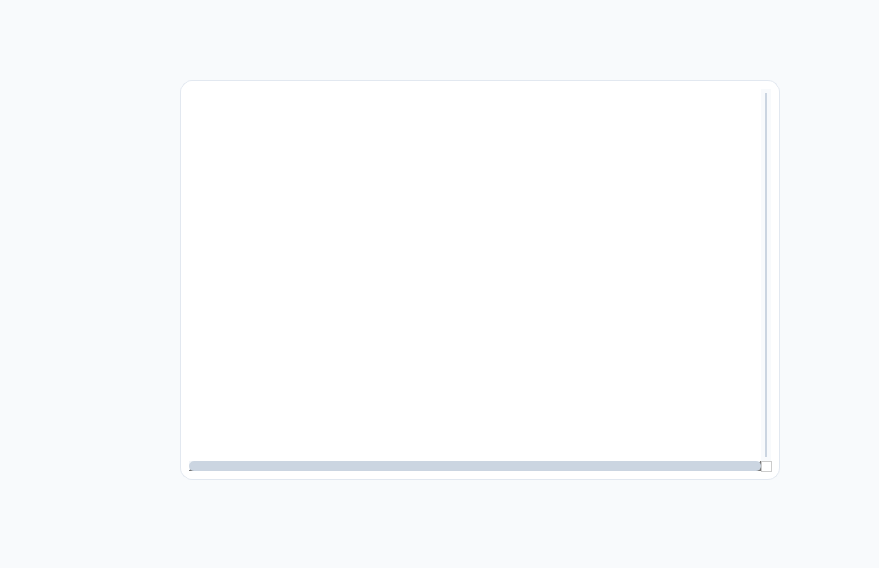
<?xml version="1.0" encoding="UTF-8"?>
<ui version="4.0">
 <class>patientCaseMenuClient</class>
 <widget class="QWidget" name="patientCaseMenuClient">
  <property name="geometry">
   <rect>
    <x>0</x>
    <y>0</y>
    <width>879</width>
    <height>568</height>
   </rect>
  </property>
  <property name="minimumSize">
   <size>
    <width>879</width>
    <height>568</height>
   </size>
  </property>
  <property name="maximumSize">
   <size>
    <width>879</width>
    <height>568</height>
   </size>
  </property>
  <property name="windowTitle">
   <string>病例查看</string>
  </property>
  <property name="styleSheet">
   <string notr="true">
/* 主窗口样式 */
QWidget {
    font-family: "Segoe UI", "Microsoft YaHei", sans-serif;
    background-color: #f8fafc;
}

/* 标签样式 */
QLabel {
    background-color: transparent;
}

/* 列表控件样式 */
QListWidget {
    background-color: white;
    border: 1px solid #e2e8f0;
    border-radius: 12px;
    padding: 8px;
    font-size: 14px;
    outline: none;
    box-shadow: 0 4px 6px rgba(0, 0, 0, 0.05);
}

QListWidget::item {
    background-color: white;
    border: 1px solid #f1f5f9;
    border-radius: 8px;
    padding: 16px;
    margin: 6px;
    font-size: 13px;
}

QListWidget::item:selected {
    background-color: #e3eef9;
    color: #2c6bb6;
    border: 1px solid #4a90e2;
    border-left: 4px solid #4a90e2;
}

QListWidget::item:hover {
    background-color: #f8fafc;
    border-color: #e2e8f0;
    transform: translateY(-1px);
    transition: all 0.2s ease;
}

/* 病例信息样式 */
QListWidget::item QLabel {
    font-weight: 500;
    color: #374151;
}

QListWidget::item QLabel[class="case-date"] {
    color: #6b7280;
    font-size: 12px;
}

QListWidget::item QLabel[class="case-diagnosis"] {
    color: #ef4444;
    font-weight: 600;
}

/* 滚动条样式 */
QScrollBar:vertical {
    border: none;
    background-color: #f1f5f9;
    width: 10px;
    margin: 4px;
    border-radius: 5px;
}

QScrollBar::handle:vertical {
    background-color: #cbd5e1;
    border-radius: 5px;
    min-height: 30px;
}

QScrollBar::handle:vertical:hover {
    background-color: #94a3b8;
}

QScrollBar::add-line:vertical, QScrollBar::sub-line:vertical {
    height: 0;
}

QScrollBar:horizontal {
    height: 10px;
    background-color: #f1f5f9;
    border-radius: 5px;
}

QScrollBar::handle:horizontal {
    background-color: #cbd5e1;
    border-radius: 5px;
    min-width: 30px;
}

/* 图片样式 */
QLabel[scaledContents="true"] {
    border-radius: 8px;
}

/* 标题样式 */
#titleLabel {
    font-size: 18px;
    font-weight: 600;
    color: #1f2937;
    padding: 16px;
    background-color: white;
    border-radius: 8px;
    border-bottom: 2px solid #4a90e2;
}
   </string>
  </property>
  <widget class="QLabel" name="label_5">
   <property name="geometry">
    <rect>
     <x>40</x>
     <y>-60</y>
     <width>71</width>
     <height>721</height>
    </rect>
   </property>
   <property name="text">
    <string/>
   </property>
   <property name="pixmap">
    <pixmap resource="../resources.qrc">:/resources/icons/1注册登录d.png</pixmap>
   </property>
   <property name="scaledContents">
    <bool>true</bool>
   </property>
   <property name="styleSheet">
    <string notr="true">opacity: 0.1;</string>
   </property>
  </widget>
  <widget class="QListWidget" name="patientCaseListWidget">
   <property name="geometry">
    <rect>
     <x>180</x>
     <y>80</y>
     <width>600</width>
     <height>400</height>
    </rect>
   </property>
   <property name="minimumSize">
    <size>
     <width>600</width>
     <height>400</height>
    </size>
   </property>
   <property name="maximumSize">
    <size>
     <width>600</width>
     <height>360</height>
    </size>
   </property>
   <property name="verticalScrollBarPolicy">
    <enum>Qt::ScrollBarPolicy::ScrollBarAlwaysOn</enum>
   </property>
   <property name="horizontalScrollBarPolicy">
    <enum>Qt::ScrollBarPolicy::ScrollBarAlwaysOn</enum>
   </property>
   <property name="autoScroll">
    <bool>true</bool>
   </property>
   <property name="movement">
    <enum>QListView::Movement::Static</enum>
   </property>
  </widget>
 </widget>
 <resources>
  <include location="../resources.qrc"/>
 </resources>
 <connections/>
</ui>
